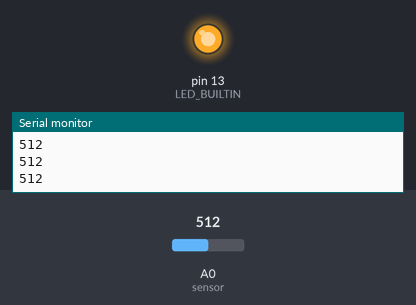
Simulated run of this sketch. Board: Arduino Uno, built with avr-gcc and run on an emulated ATmega328P. On the bench: output pins drawn as LEDs (lit = HIGH), the last lines printed to the serial monitor. The test bench sets the inputs (shaded band); at power-on: A0 (sensor) = 512.

Above: at 1.2 s.
1.3 s: A0 (sensor) set to 504
At 2.4 s:
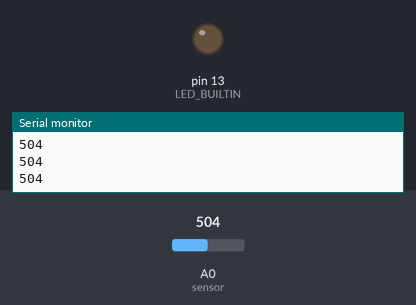
2.8 s: A0 (sensor) set to 716
At 3.7 s:
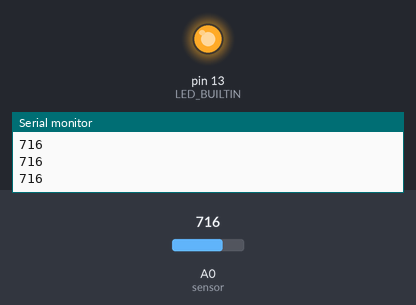
4.3 s: A0 (sensor) set to 511
At 5.1 s:
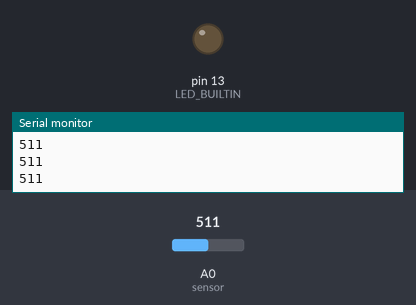
Timing chart, 0 to 7.3 s (numbered marks = the images above; inputs shaded):
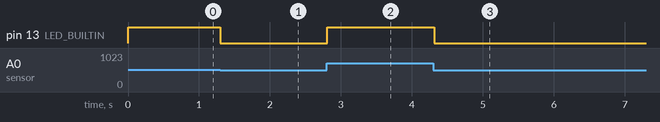

Measured:
- the behaviour switches between 512 and 511 on A0 (sensor) (found by bisection; images 0 and 1)
- after the input at 1.3 s, pin 13 (LED_BUILTIN): HIGH → LOW at once
- after the input at 2.8 s, pin 13 (LED_BUILTIN): LOW → HIGH at once
- after the input at 4.3 s, pin 13 (LED_BUILTIN): HIGH → LOW at once

The sketch:

squeeze_ball_light.ino
```cpp
void setup() {
  Serial.begin(9600);
  pinMode(LED_BUILTIN, OUTPUT);
}

void loop() {
  int squeeze = analogRead(A0);    // reads the sensor (0 to about 1000)

  int brightness = 0;              // start with the light off
  if (squeeze > 20) {              // ignores the tiny background wobble
    brightness = map(squeeze, 20, 1000, 0, 255);  // turns squeeze into brightness
  }
  brightness = constrain(brightness, 0, 255);     // keeps it in a safe range (not below 0 or above 100)

  analogWrite(LED_BUILTIN, brightness);  // sets the light's brightness
  Serial.println(squeeze);               // still show the graph for the plotter

  delay(20);
}
```
